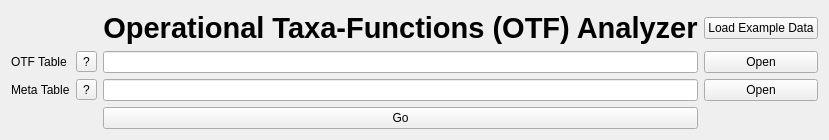
          <widget class="QWidget" name="tab">
           <attribute name="title">
            <string>Data Import</string>
           </attribute>
           <layout class="QGridLayout" name="gridLayout">
            <item row="3" column="3">
             <widget class="QPushButton" name="pushButton_get_meta_path">
              <property name="text">
               <string>Open</string>
              </property>
             </widget>
            </item>
            <item row="5" column="2">
             <widget class="QPushButton" name="pushButton_run_taxaFuncAnalyzer">
              <property name="sizePolicy">
               <sizepolicy hsizetype="Preferred" vsizetype="Fixed">
                <horstretch>0</horstretch>
                <verstretch>0</verstretch>
               </sizepolicy>
              </property>
              <property name="text">
               <string>Go</string>
              </property>
              <property name="default">
               <bool>false</bool>
              </property>
              <property name="flat">
               <bool>false</bool>
              </property>
             </widget>
            </item>
            <item row="2" column="1">
             <widget class="QToolButton" name="toolButton_taxafunc_table_help">
              <property name="text">
               <string>?</string>
              </property>
              <property name="checkable">
               <bool>false</bool>
              </property>
             </widget>
            </item>
            <item row="2" column="3">
             <widget class="QPushButton" name="pushButton_get_taxafunc_path">
              <property name="text">
               <string>Open</string>
              </property>
             </widget>
            </item>
            <item row="3" column="2">
             <widget class="QLineEdit" name="lineEdit_meta_path"/>
            </item>
            <item row="3" column="1">
             <widget class="QToolButton" name="toolButton_meta_table_help">
              <property name="text">
               <string>?</string>
              </property>
              <property name="checkable">
               <bool>false</bool>
              </property>
             </widget>
            </item>
            <item row="2" column="0">
             <widget class="QLabel" name="label_12">
              <property name="text">
               <string>OTF Table</string>
              </property>
             </widget>
            </item>
            <item row="3" column="0">
             <widget class="QLabel" name="label_15">
              <property name="text">
               <string>Meta Table</string>
              </property>
             </widget>
            </item>
            <item row="1" column="3">
             <widget class="QPushButton" name="pushButton_load_example_for_analyzer">
              <property name="toolTip">
               <string>Load the Exmapel Data (4000 peptides)</string>
              </property>
              <property name="text">
               <string>Load Example Data</string>
              </property>
             </widget>
            </item>
            <item row="1" column="2">
             <widget class="QLabel" name="label_46">
              <property name="sizePolicy">
               <sizepolicy hsizetype="Expanding" vsizetype="Fixed">
                <horstretch>0</horstretch>
                <verstretch>0</verstretch>
               </sizepolicy>
              </property>
              <property name="font">
               <font>
                <family>Arial</family>
                <pointsize>22</pointsize>
                <weight>75</weight>
                <bold>true</bold>
               </font>
              </property>
              <property name="layoutDirection">
               <enum>Qt::LeftToRight</enum>
              </property>
              <property name="text">
               <string>Operational Taxa-Functions (OTF) Analyzer</string>
              </property>
              <property name="alignment">
               <set>Qt::AlignCenter</set>
              </property>
             </widget>
            </item>
            <item row="2" column="2">
             <widget class="QLineEdit" name="lineEdit_taxafunc_path">
              <property name="sizePolicy">
               <sizepolicy hsizetype="Preferred" vsizetype="Fixed">
                <horstretch>0</horstretch>
                <verstretch>0</verstretch>
               </sizepolicy>
              </property>
             </widget>
            </item>
           </layout>
          </widget>
